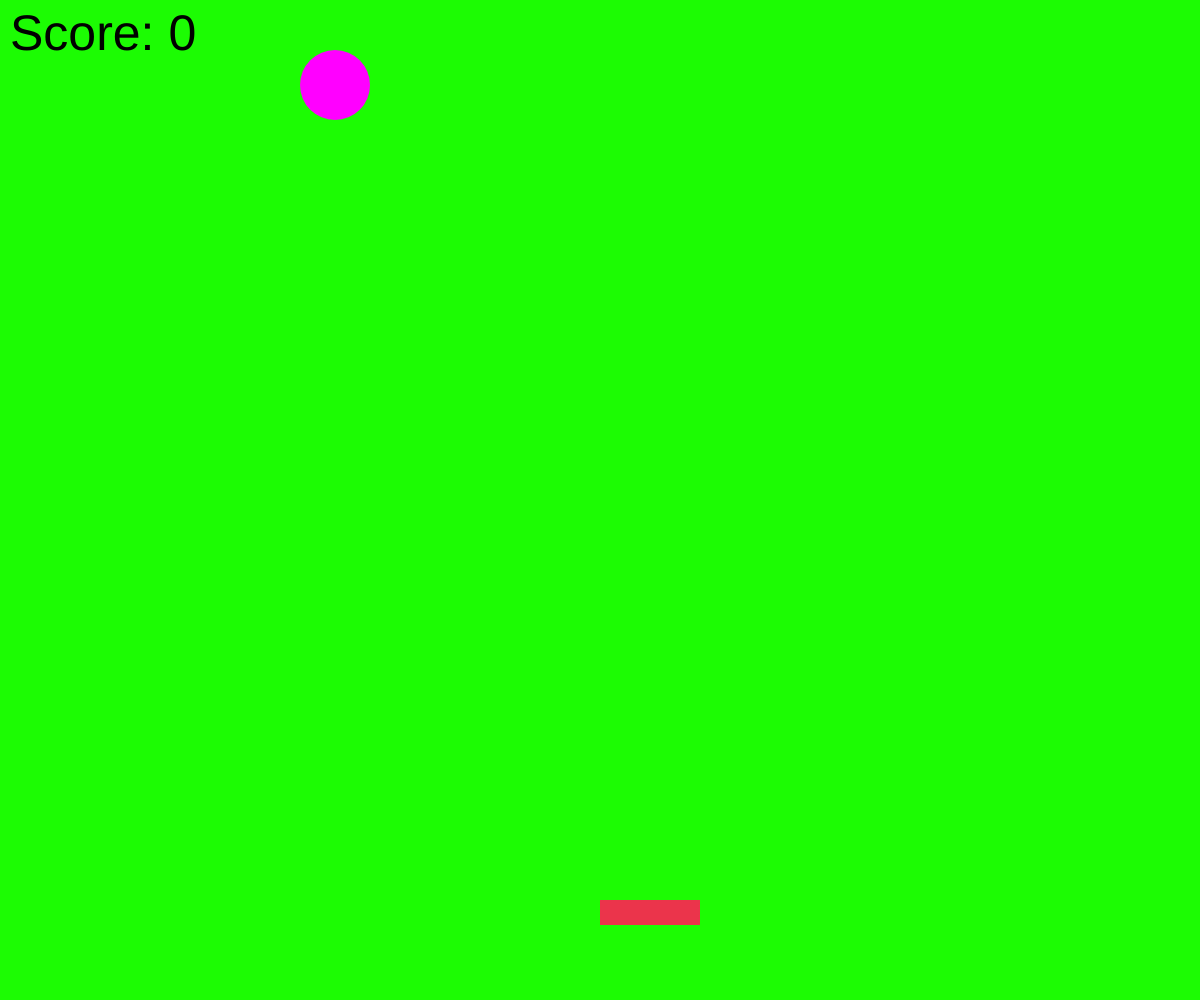
Frame 1 (no input)
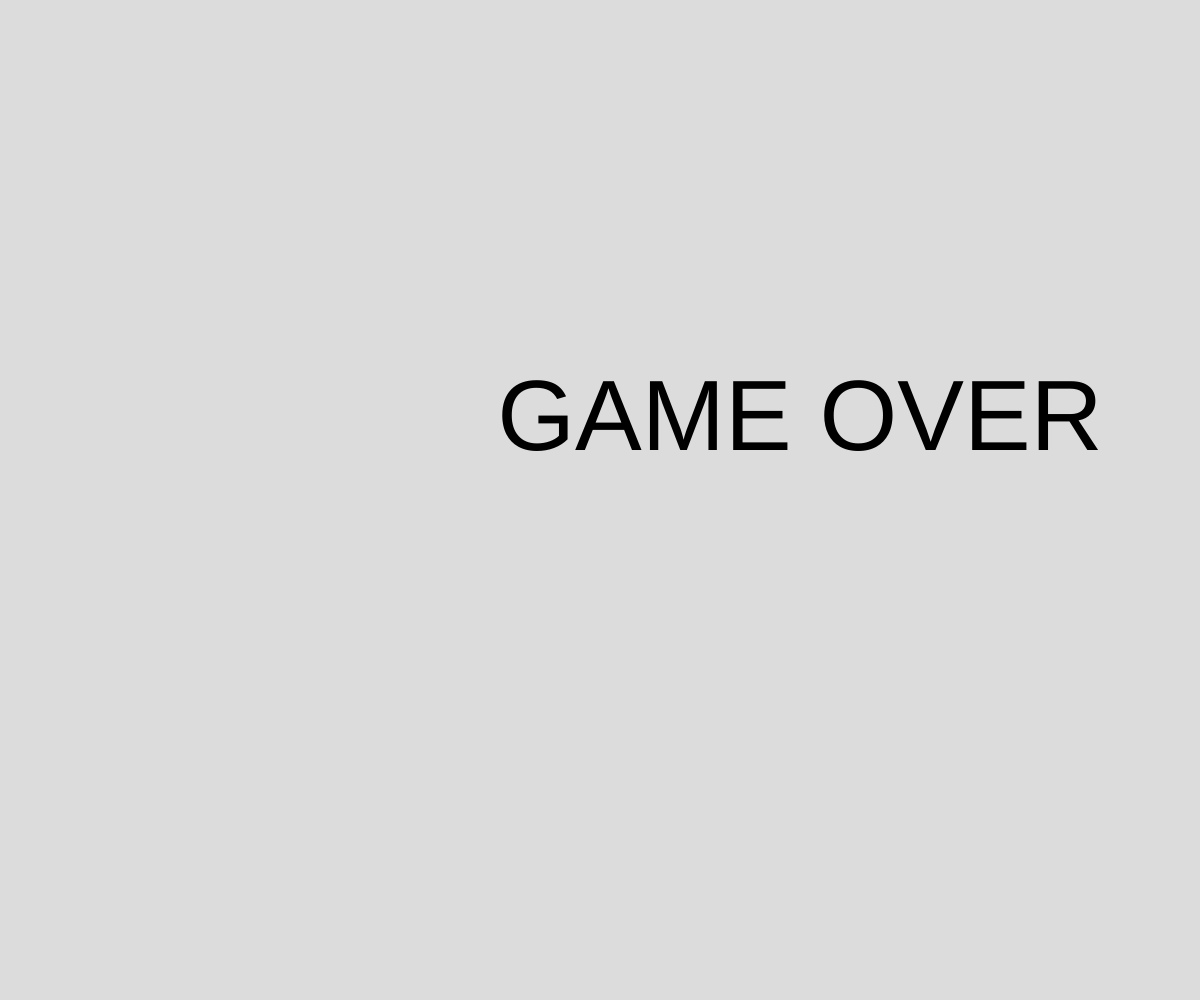
Frame 60 (no input)
Frame 120 (the mouse pressed at the canvas centre since frame 60): identical to frame 60, image omitted

The p5.js sketch that drew these frames (run headless with seeded random() and noise() and a simulated clock; from frame 60 on, the mouse is pressed at the canvas centre):

// p5.js sketch
// ── sketch.js
let xBall = Math.floor(Math.random() * 300) + 50;
let yBall = 70;
let diameter = 70;
let xBallChange = 15;
let yBallChange = 15;
let xPaddle;
let yPaddle;
let paddleWidth = 100;
let paddleHeight = 25;

let started = false;
let score = 0;

function setup() {
  createCanvas(windowWidth, windowHeight);
}

function draw() {
  background(28, 252, 3);
  
	xBall += xBallChange;
	yBall += yBallChange;
	if (xBall < diameter || 
      xBall > windowWidth - 0.5*diameter) {
		xBallChange *= -1;
  }
	if (yBall < diameter || yBall > windowHeight - diameter) {
    yBallChange *= -1;
	}

  
  if ((xBall > xPaddle &&
      xBall < xPaddle + paddleWidth) &&
      (yBall + (diameter) >= yPaddle)) {
    xBallChange *= -1;
    yBallChange *= -1;
    score++;
  }
  
  
	fill(255, 0, 255);
	noStroke();
	ellipse(xBall, yBall, diameter, diameter);
  
  if (!started) {
    xPaddle = windowWidth / 2;
    yPaddle = windowHeight - 100;
    started = true;
  }
  
  fill(235, 52, 75);
  noStroke();
  rect(xPaddle, yPaddle, paddleWidth, paddleHeight);

  fill(0);
  textSize(50);
	text("Score: " + score, 10, 50);

    if (keyIsDown(LEFT_ARROW)) {
        xPaddle -= 17;
      } else if (keyIsDown(RIGHT_ARROW)) {
        xPaddle += 17; 
      }
      if (yBall + diameter >= windowHeight) {
        background(220, 220, 220);
         xBallChange = 0;
         yBallChange = 0;
           textSize(100);
           textAlign(CENTER);
           text("GAME OVER", 800, 450);
     
    

      }

    }
